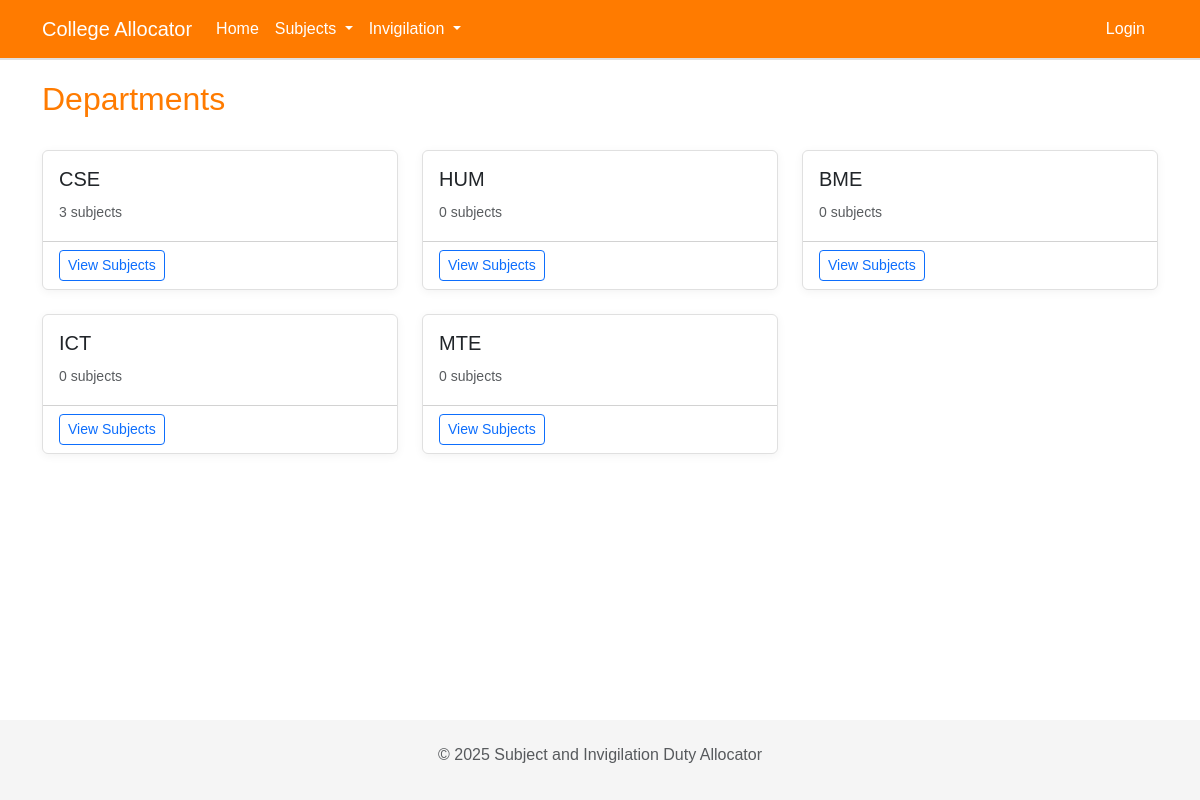
Screenshot of /departments/ with the database file from the repository.
### core/models.py (models this page shows, shortened)
class Department(models.Model):
    name = models.CharField(max_length=100)

### core/views.py (the view)
# urls.py: path('departments/', views.DepartmentListView.as_view(), name='department-list'),
class DepartmentListView(ListView):
    model = Department
    template_name = 'departments/department_list.html'
    context_object_name = 'departments'

### core/templates/departments/department_list.html (shortened to what this page needs)
{% extends 'base.html' %}
{% load static %}
{% block content %}
<div class="d-flex justify-content-between align-items-center mb-4">
    <h2>Departments</h2>
</div>
{% if departments %}
    <div class="row row-cols-1 row-cols-md-3 g-4">
        {% for department in departments %}
        <div class="col">
            <div class="card h-100">
                <div class="card-body">
                    <h5 class="card-title">{{ department.name }}</h5>
                    <p class="card-text">
                        <small class="text-muted">
                            {{ department.subject_set.count }} subjects
                        </small>
                    </p>
                </div>
                <div class="card-footer bg-transparent">
                    <a href="{% url 'subject-list' department.name %}" class="btn btn-sm btn-outline-primary">View Subjects</a>
                </div>
            </div>
        </div>
        {% endfor %}
    </div>
{% else %}
    <div class="alert alert-info">
        No departments found.
    </div>
{% endif %}
{% endblock %}

### static/css/custom.css (style rules this page uses)
:root { --primary-color: #ff7b00; --secondary-color: #ffa726; --accent-color: #ff9800; --background-color: #ffffff; --text-color: #333333; --light-text-color: #666666; --border-color: #e0e0e0; }
body { background-color: var(--background-color); color: var(--text-color); font-family: 'Arial', sans-serif; line-height: 1.6; }
.card { background-color: #fff; border: 1px solid var(--border-color); box-shadow: 0 2px 10px rgba(0, 0, 0, 0.05); }
h1, h2, h3, h4, h5, h6 { color: var(--primary-color); }
a { color: var(--accent-color); }

### rows the page displays
Department: name "CSE", subject_set.count "3"
Department: name "HUM", subject_set.count "0"
Department: name "BME", subject_set.count "0"
Department: name "ICT", subject_set.count "0"
Department: name "MTE", subject_set.count "0"
